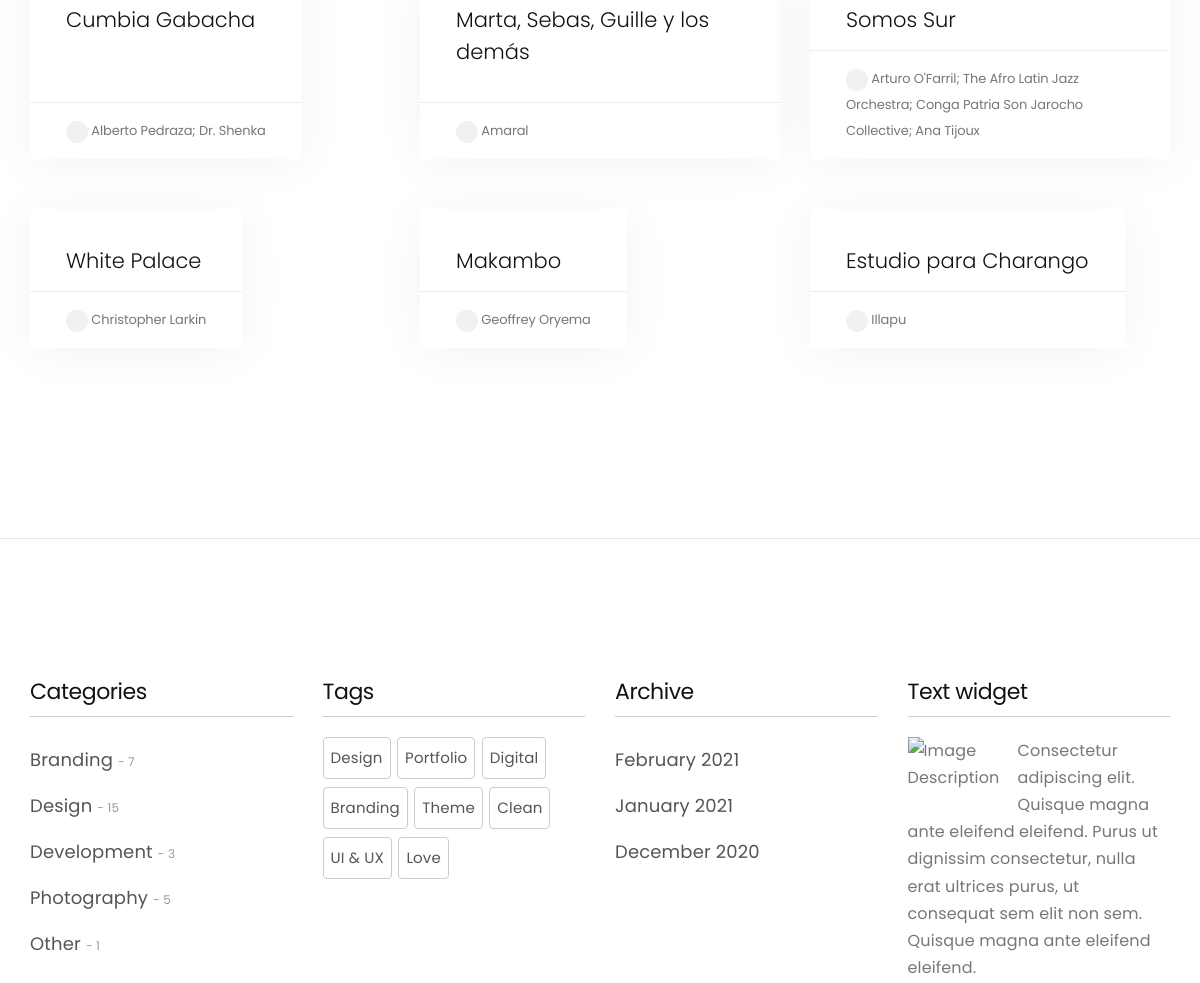
Before: / (middle part) with the older database file.
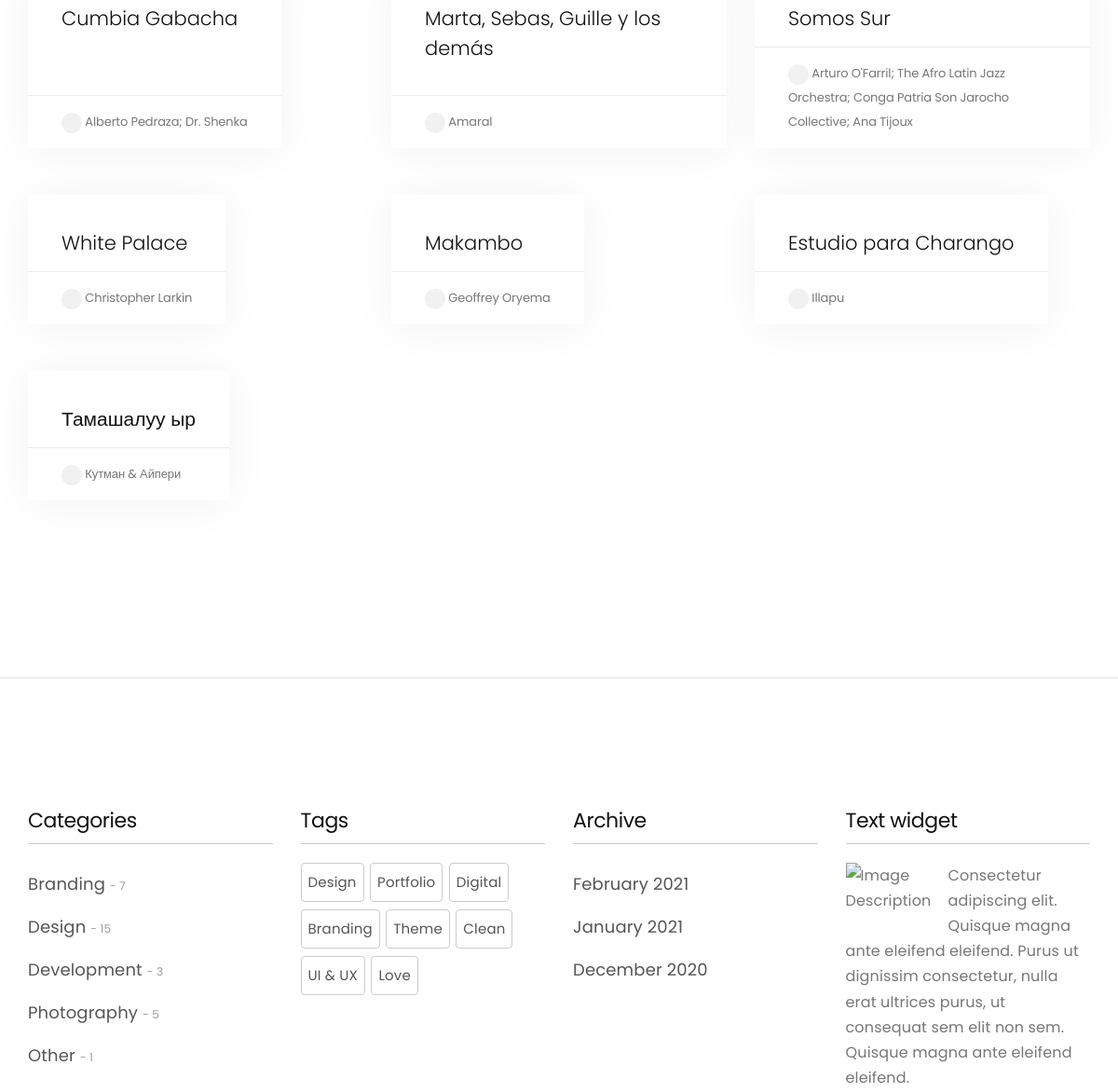
After: the same page with the newer database file.
### tables this page shows
CREATE TABLE "songs" (
	"id"	INTEGER NOT NULL,
	"nombre"	TEXT,
	"artista"	TEXT,
	"tags"	TEXT,
	"descripcion"	TEXT,
	"link"	TEXT,
	"fecha"	TEXT,
	PRIMARY KEY("id" AUTOINCREMENT)
);

### index.php (the view, shortened to what the changed rows need)
<?php
    $dbFile = 'songs.db';
            try {
                $pdo = new PDO("sqlite:$dbFile");
                $pdo->setAttribute(PDO::ATTR_ERRMODE, PDO::ERRMODE_EXCEPTION);
            } catch (PDOException $e) {
                echo "Connection failed: " . $e->getMessage();
}
            $sql = "SELECT * FROM songs;";
            $stmt = $pdo->prepare($sql);
    $stmt->execute();
    $users = $stmt->fetchAll(PDO::FETCH_ASSOC);
?>
<!DOCTYPE html>
<html lang="en">
    <head>
        <link rel="stylesheet" href="css/bootstrap.min.css">
        <link rel="stylesheet" href="css/style.css">
        <link rel="stylesheet" href="css/style-responsive.css">
        <link rel="stylesheet" href="css/vertical-rhythm.min.css">
        <link rel="stylesheet" href="css/magnific-popup.css">
        <link rel="stylesheet" href="css/owl.carousel.css">
        <link rel="stylesheet" href="css/splitting.css">
        <link rel="stylesheet" href="css/YTPlayer.css">
        <link rel="stylesheet" href="css/demo-elegant/demo-elegant.css">
        <link rel="stylesheet" href="styles.css">
    </head>
    <body class="appear-animate">
        <div class="page" id="top">
            <main id="main">
                <section class="page-section" id="blog">
                    <div class="container">
                        <div class="row mt-n50 mb-50 wow fadeInUp" data-wow-offset="0">
                        <?php
    foreach ($users as $song) {
                    $id = $song['id'];
                    $name = $song['nombre'];
                    $artist = $song['artista'];
                    $text =   <<<EOT
                            <div class="item post-prev col-md-6 col-lg-4 mt-50" id="_$id">
                                <div class="post-prev-container">
                                    <!--
                                    <div class="post-prev-img">
                                        <a href="elegant-blog-single.html"><img src="images/demo-elegant/blog/1.jpg" alt="Add Image Description" /></a>
                                    </div>
                                    -->
                                    <h3 class="post-prev-title">$name</h3>
                                    <!--
                                    <div class="post-prev-text">
                                        Looking for inspiration to kick it off, I stumbled across the work of Shane Griffin, an artist and director based in New York...
                                    </div>
                                    -->
                                    <div class="post-prev-info clearfix">
                                        <div class="float-start">
                                            <a href="#" class="icon-author">
                                                <i class="mi-user size-14 align-middle"></i>
                                            </a>
                                            <a href="#">$artist</a>
                                        </div>
                                        <!--
                                        <div class="float-end">
                                            <i class="mi-calendar size-14 align-middle"></i>
                                            <a href="#">August 5</a>
                                        </div>
                                        -->
                                    </div>
                                </div>
                            </div>
                            EOT;
                        echo $text;
                        }
                            ?>
                    </div>
                </section>
            </main>
        </div>
    </body>
</html>

Changed rows visible on the page:
added songs: nombre "Тамашалуу ыр", artista "Кутман & Айпери"
